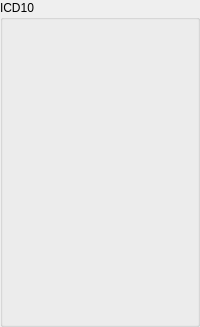
         <widget class="QGroupBox" name="icd">
          <property name="title">
           <string>ICD10</string>
          </property>
          <layout class="QVBoxLayout" name="verticalLayout_11">
           <item>
            <widget class="QLabel" name="icd_1">
             <property name="font">
              <font>
               <family>Calibri</family>
               <pointsize>11</pointsize>
               <bold>false</bold>
              </font>
             </property>
             <property name="text">
              <string/>
             </property>
             <property name="alignment">
              <set>Qt::AlignCenter</set>
             </property>
            </widget>
           </item>
           <item>
            <widget class="QLabel" name="icd_2">
             <property name="font">
              <font>
               <family>Calibri</family>
               <pointsize>11</pointsize>
               <bold>false</bold>
              </font>
             </property>
             <property name="text">
              <string/>
             </property>
             <property name="alignment">
              <set>Qt::AlignCenter</set>
             </property>
            </widget>
           </item>
           <item>
            <widget class="QLabel" name="icd_3">
             <property name="font">
              <font>
               <family>Calibri</family>
               <pointsize>11</pointsize>
               <bold>false</bold>
              </font>
             </property>
             <property name="text">
              <string/>
             </property>
             <property name="alignment">
              <set>Qt::AlignCenter</set>
             </property>
            </widget>
           </item>
           <item>
            <widget class="QLabel" name="icd_4">
             <property name="font">
              <font>
               <family>Calibri</family>
               <pointsize>11</pointsize>
               <bold>false</bold>
              </font>
             </property>
             <property name="text">
              <string/>
             </property>
             <property name="alignment">
              <set>Qt::AlignCenter</set>
             </property>
            </widget>
           </item>
           <item>
            <widget class="QLabel" name="icd_5">
             <property name="font">
              <font>
               <family>Calibri</family>
               <pointsize>11</pointsize>
               <bold>false</bold>
              </font>
             </property>
             <property name="text">
              <string/>
             </property>
             <property name="alignment">
              <set>Qt::AlignCenter</set>
             </property>
            </widget>
           </item>
           <item>
            <widget class="QLabel" name="icd_6">
             <property name="font">
              <font>
               <family>Calibri</family>
               <pointsize>11</pointsize>
               <bold>false</bold>
              </font>
             </property>
             <property name="text">
              <string/>
             </property>
             <property name="alignment">
              <set>Qt::AlignCenter</set>
             </property>
            </widget>
           </item>
           <item>
            <widget class="QLabel" name="icd_7">
             <property name="font">
              <font>
               <family>Calibri</family>
               <pointsize>11</pointsize>
               <bold>false</bold>
              </font>
             </property>
             <property name="text">
              <string/>
             </property>
             <property name="alignment">
              <set>Qt::AlignCenter</set>
             </property>
            </widget>
           </item>
           <item>
            <widget class="QLabel" name="icd_8">
             <property name="font">
              <font>
               <family>Calibri</family>
               <pointsize>11</pointsize>
               <bold>false</bold>
              </font>
             </property>
             <property name="text">
              <string/>
             </property>
             <property name="alignment">
              <set>Qt::AlignCenter</set>
             </property>
            </widget>
           </item>
           <item>
            <widget class="QLabel" name="icd_9">
             <property name="font">
              <font>
               <family>Calibri</family>
               <pointsize>11</pointsize>
               <bold>false</bold>
              </font>
             </property>
             <property name="text">
              <string/>
             </property>
             <property name="alignment">
              <set>Qt::AlignCenter</set>
             </property>
            </widget>
           </item>
           <item>
            <widget class="QLabel" name="icd_10">
             <property name="font">
              <font>
               <family>Calibri</family>
               <pointsize>11</pointsize>
               <bold>false</bold>
              </font>
             </property>
             <property name="text">
              <string/>
             </property>
             <property name="alignment">
              <set>Qt::AlignCenter</set>
             </property>
            </widget>
           </item>
           <item>
            <widget class="QLabel" name="icd_11">
             <property name="font">
              <font>
               <family>Calibri</family>
               <pointsize>11</pointsize>
               <bold>false</bold>
              </font>
             </property>
             <property name="text">
              <string/>
             </property>
             <property name="alignment">
              <set>Qt::AlignCenter</set>
             </property>
            </widget>
           </item>
           <item>
            <widget class="QLabel" name="icd_12">
             <property name="font">
              <font>
               <family>Calibri</family>
               <pointsize>11</pointsize>
               <bold>false</bold>
              </font>
             </property>
             <property name="text">
              <string/>
             </property>
             <property name="alignment">
              <set>Qt::AlignCenter</set>
             </property>
            </widget>
           </item>
          </layout>
         </widget>
